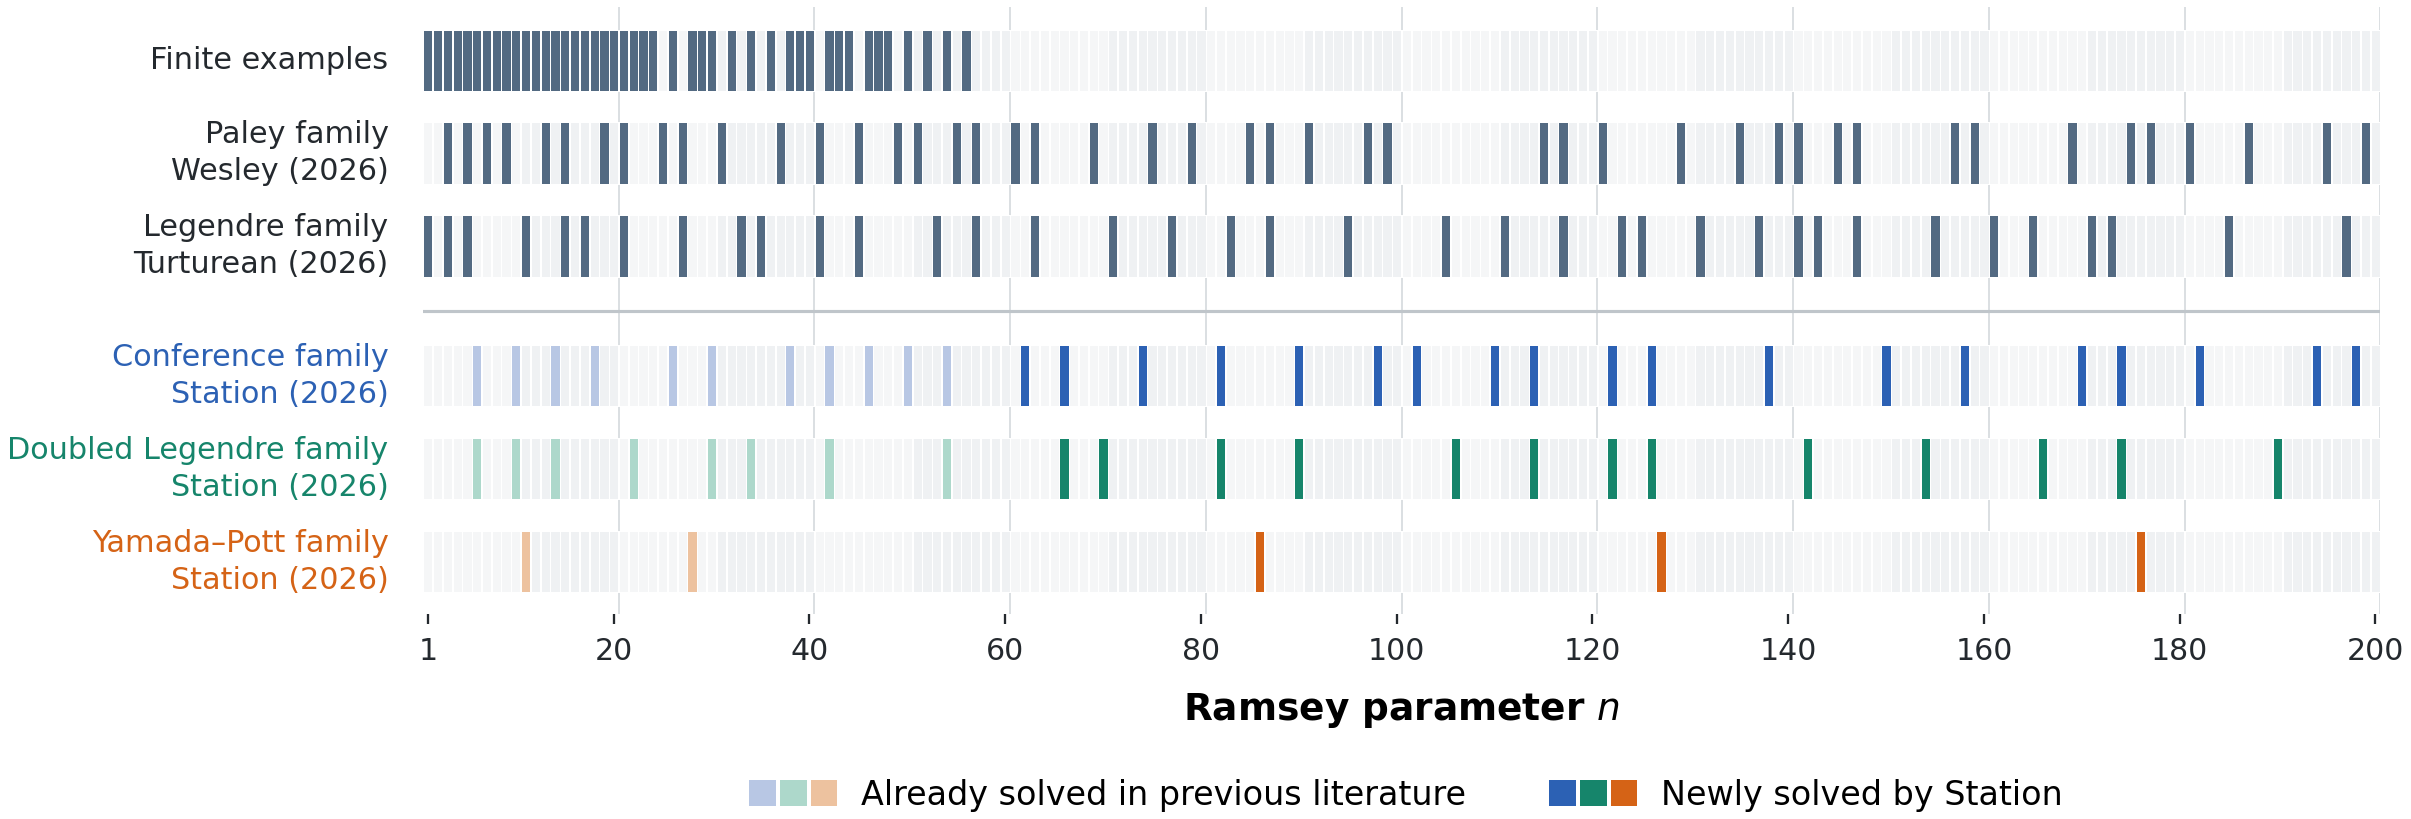

This figure's Python source:
#!/usr/bin/env python3
"""Render a six-row bitmap ledger for book-Ramsey coverage at 1 <= n <= 200."""

from __future__ import annotations

import json
import math
import os
import tempfile
from pathlib import Path

os.environ.setdefault("MPLCONFIGDIR", os.path.join(tempfile.gettempdir(), "book_ramsey_bitmap_mplconfig"))

import matplotlib

matplotlib.use("Agg")
import matplotlib.pyplot as plt
from matplotlib.patches import Patch, Rectangle
from matplotlib.legend_handler import HandlerTuple
import numpy as np
from PIL import Image


HERE = Path(__file__).resolve().parent
OUT = HERE / "book_family_coverage"

INK = "#24292E"
MID_INK = "#5E666D"
GRID = "#D9DDE1"
EMPTY_A = "#F5F6F7"
EMPTY_B = "#EFF1F3"
PRIOR = "#536A82"

CONFERENCE = "#2C61B4"
CONFERENCE_LIGHT = "#B8C7E4"
DOUBLED = "#16856B"
DOUBLED_LIGHT = "#ADD8CB"
YAMADA = "#D56316"
YAMADA_LIGHT = "#EDC29F"


def is_prime(value: int) -> bool:
    if value < 2:
        return False
    if value % 2 == 0:
        return value == 2
    return all(value % divisor for divisor in range(3, math.isqrt(value) + 1, 2))


def is_prime_power(value: int) -> bool:
    if value < 2:
        return False
    if is_prime(value):
        return True
    for prime in range(2, math.isqrt(value) + 1):
        if not is_prime(prime):
            continue
        remainder = value
        while remainder % prime == 0:
            remainder //= prime
        if remainder == 1:
            return True
    return False


def coverage_sets() -> dict[str, set[int]]:
    # L + H in the companion notebook ledger: n <= 21 plus the finite
    # AI-guided search witnesses in Turturean's progress report.
    heuristic = {
        22, 23, 24, 26, 28, 29, 30, 32, 34, 36, 38, 39,
        40, 42, 43, 44, 46, 47, 48, 50, 52, 54, 56,
    }
    finite = set(range(1, 22)) | heuristic

    paley = {
        n for n in range(1, 201)
        if (2 * n - 1) % 4 == 1 and is_prime_power(2 * n - 1)
    }
    # The supplied Turturean summary states the Szekeres source for prime
    # q = 4n - 1 with q == 3 (mod 8).
    szekeres = {
        n for n in range(1, 201)
        if (4 * n - 1) % 8 == 3 and is_prime(4 * n - 1)
    }
    conference = {
        n for n in range(1, 201)
        if ((n - 1) % 4 == 1 and is_prime_power(n - 1)) or n - 1 in {45, 65}
    }
    doubled = {
        n for n in range(1, 201)
        if 2 * n - 1 > 3
        and (2 * n - 1) % 8 == 3
        and is_prime_power(2 * n - 1)
    }
    yamada_pott = {
        (q * q - q + 2) // 4
        for q in range(7, 100)
        if is_prime_power(q)
        and q % 4 == 3
        and (q * q - q + 2) // 4 <= 200
    }

    prior = finite | paley | szekeres
    assert len(prior & set(range(1, 200))) == 103
    assert conference - prior == {
        62, 66, 74, 82, 90, 98, 102, 110, 114, 122,
        126, 138, 150, 158, 170, 174, 182, 194, 198,
    }
    assert doubled - (prior | conference) == {70, 106, 142, 154, 166, 190}
    assert yamada_pott - (prior | conference | doubled) == {86, 127, 176}

    return {
        "finite": finite,
        "paley": paley,
        "szekeres": szekeres,
        "conference": conference,
        "doubled": doubled,
        "yamada_pott": yamada_pott,
    }


def main() -> None:
    OUT.parent.mkdir(parents=True, exist_ok=True)
    plt.rcParams.update(
        {
            "font.family": "sans-serif",
            "font.sans-serif": ["DejaVu Sans"],
            "mathtext.fontset": "dejavusans",
            "font.size": 8.0,
            "axes.labelsize": 9.0,
            "axes.labelweight": "bold",
            "xtick.labelsize": 7.2,
            "ytick.labelsize": 8.1,
            "xtick.color": INK,
            "ytick.color": INK,
            "figure.facecolor": "white",
            "savefig.facecolor": "white",
            "savefig.bbox": "tight",
            "savefig.pad_inches": 0.025,
            "pdf.fonttype": 42,
            "ps.fonttype": 42,
        }
    )

    sets = coverage_sets()
    prior = sets["finite"] | sets["paley"] | sets["szekeres"]
    # Every Station row uses the same baseline: absence from all first three
    # rows means that the parameter was previously open.
    station_before = {key: prior for key in ("conference", "doubled", "yamada_pott")}
    rows = [
        (
            "Finite examples",
            "",
            "finite", 5.35, PRIOR, PRIOR, True,
        ),
        ("Paley family", "Wesley (2026)", "paley", 4.35, PRIOR, PRIOR, True),
        (
            "Legendre family",
            "Turturean (2026)",
            "szekeres", 3.35, PRIOR, PRIOR, True,
        ),
        ("Conference family", "Station (2026)", "conference", 1.95, CONFERENCE, CONFERENCE_LIGHT, False),
        ("Doubled Legendre family", "Station (2026)", "doubled", 0.95, DOUBLED, DOUBLED_LIGHT, False),
        ("Yamada–Pott family", "Station (2026)", "yamada_pott", -0.05, YAMADA, YAMADA_LIGHT, False),
    ]

    fig, ax = plt.subplots(figsize=(9.1, 2.85), dpi=300)
    fig.subplots_adjust(left=0.275, right=0.992, top=0.975, bottom=0.265)

    row_height = 0.66
    for label, attribution, key, y, dark, light, is_prior_row in rows:
        values = sets[key]
        for n in range(1, 201):
            background = EMPTY_A if ((n - 1) // 10) % 2 == 0 else EMPTY_B
            face = background
            if n in values:
                if is_prior_row:
                    face = dark
                else:
                    face = light if n in station_before[key] else dark
            ax.add_patch(
                Rectangle(
                    (n - 0.47, y - row_height / 2),
                    0.94,
                    row_height,
                    facecolor=face,
                    edgecolor="white",
                    linewidth=0.16,
                    antialiased=False,
                    zorder=2,
                )
            )

    for x in range(20, 201, 20):
        ax.axvline(x + 0.5, color=GRID, linewidth=0.45, zorder=0)

    ax.axhline(2.65, color="#BFC5CA", linewidth=0.75, zorder=1)
    ax.set_yticks([])
    for label, attribution, key, y, dark, light, is_prior_row in rows:
        label_color = INK if is_prior_row else dark
        ax.text(
            -3.0,
            y,
            f"{label}\n{attribution}" if attribution else label,
            ha="right",
            va="center",
            color=label_color,
            fontsize=7.25,
            linespacing=1.34,
            clip_on=False,
        )

    ax.set_xlim(0.5, 200.5)
    ax.set_ylim(-0.62, 5.92)
    ax.set_xticks([1] + list(range(20, 201, 20)))
    ax.set_xlabel(r"Ramsey parameter $n$", labelpad=6)
    ax.tick_params(axis="x", length=2.5, width=0.55, pad=3)
    for spine in ax.spines.values():
        spine.set_visible(False)

    handles = [
        (
            Patch(facecolor=CONFERENCE_LIGHT, edgecolor="none"),
            Patch(facecolor=DOUBLED_LIGHT, edgecolor="none"),
            Patch(facecolor=YAMADA_LIGHT, edgecolor="none"),
        ),
        (
            Patch(facecolor=CONFERENCE, edgecolor="none"),
            Patch(facecolor=DOUBLED, edgecolor="none"),
            Patch(facecolor=YAMADA, edgecolor="none"),
        ),
    ]
    fig.legend(
        handles=handles,
        labels=[
            "Already solved in previous literature",
            "Newly solved by Station",
        ],
        handler_map={tuple: HandlerTuple(ndivide=None, pad=0.12)},
        loc="lower center",
        bbox_to_anchor=(0.635, 0.015),
        ncol=2,
        frameon=False,
        fontsize=8.0,
        handlelength=2.65,
        handleheight=0.85,
        handletextpad=0.7,
        columnspacing=2.5,
        borderpad=0,
    )

    fig.savefig(OUT.with_suffix(".png"), dpi=300)
    fig.savefig(OUT.with_suffix(".pdf"))

    saved = np.asarray(Image.open(OUT.with_suffix(".png")).convert("RGB"))
    height, width = saved.shape[:2]
    content = np.any(saved < 248, axis=2)
    ys, xs = np.where(content)
    plot_left = ax.transData.transform((0.5, 0))[0]
    plot_right = ax.transData.transform((200.5, 0))[0]
    within_group_gap = abs(
        ax.transData.transform((0, 5.35 - row_height / 2))[1]
        - ax.transData.transform((0, 4.35 + row_height / 2))[1]
    )
    between_group_gap = abs(
        ax.transData.transform((0, 3.35 - row_height / 2))[1]
        - ax.transData.transform((0, 1.95 + row_height / 2))[1]
    )
    metrics = {
        "saved_png_pixels": [int(width), int(height)],
        "approx_pixels_per_parameter_cell": round((plot_right - plot_left) / 200, 2),
        "row_count": 6,
        "parameters_per_row": 200,
        "within_group_row_clearance_pixels": round(within_group_gap, 1),
        "between_group_clearance_pixels": round(between_group_gap, 1),
        "between_group_clearance_percent_of_saved_height": round(
            100 * between_group_gap / height, 2
        ),
        "outer_white_margins_saved_png": {
            "left_px": int(xs.min()),
            "right_px": int(width - 1 - xs.max()),
            "top_px": int(ys.min()),
            "bottom_px": int(height - 1 - ys.max()),
        },
        "coverage_counts_1_to_200": {key: len(value) for key, value in sets.items()},
        "previously_open_resolved": {
            key: sorted(sets[key] - station_before[key])
            for key in ("conference", "doubled", "yamada_pott")
        },
    }
    (HERE / "book_family_coverage_layout.json").write_text(
        json.dumps(metrics, indent=2) + "\n"
    )
    print(json.dumps(metrics, indent=2))
    plt.close(fig)


if __name__ == "__main__":
    main()
